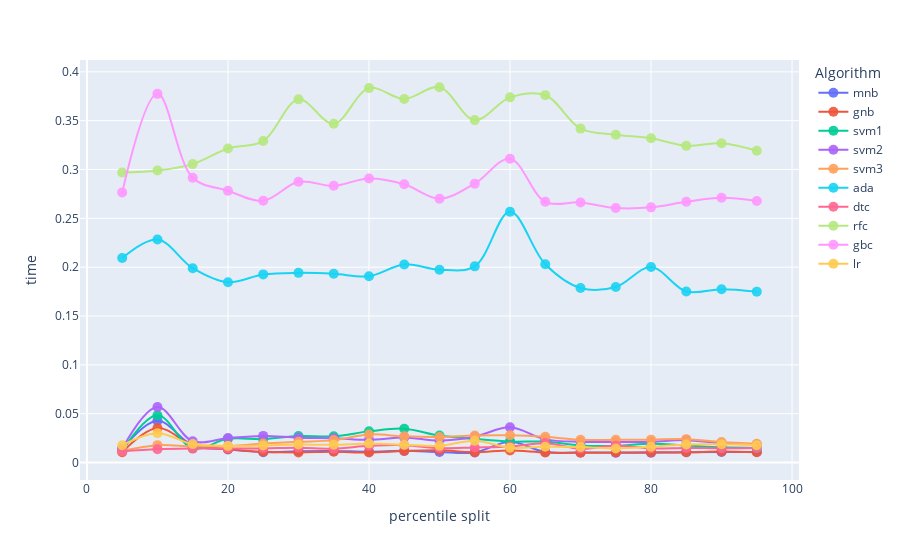

The notebook cell this image was saved under:
### Code cell
fig = px.line(pd.DataFrame(times_per_clf))
fig.update_layout(
    yaxis_title="time",
    xaxis_title="percentile split",
    legend_title_text='Algorithm'
)
fig.update_traces(line_traces)

fig.show()

### Figure 1 — Plotly figure (JSON) as saved in the notebook; plotly's stock layout.template omitted (floating-point values rounded to 4 significant figures)
{"data": [{"hovertemplate": "variable=mnb<br>index=%{x}<br>value=%{y}<extra></extra>", "legendgroup": "mnb", "line": {"color": "#636efa", "dash": "solid", "shape": "spline", "smoothing": 1}, "marker": {"opacity": 0.9, "size": 10}, "mode": "lines+markers", "name": "mnb", "orientation": "v", "showlegend": true, "type": "scatter", "x": [5, 10, 15, 20, 25, 30, 35, 40, 45, 50, 55, 60, 65, 70, 75, 80, 85, 90, 95], "xaxis": "x", "y": [0.01371, 0.04269, 0.01773, 0.01341, 0.01061, 0.01166, 0.01189, 0.01102, 0.01197, 0.01092, 0.01037, 0.02135, 0.01071, 0.01033, 0.01016, 0.01003, 0.01052, 0.01079, 0.01074], "yaxis": "y"}, {"hovertemplate": "variable=gnb<br>index=%{x}<br>value=%{y}<extra></extra>", "legendgroup": "gnb", "line": {"color": "#EF553B", "dash": "solid", "shape": "spline", "smoothing": 1}, "marker": {"opacity": 0.9, "size": 10}, "mode": "lines+markers", "name": "gnb", "orientation": "v", "showlegend": true, "type": "scatter", "x": [5, 10, 15, 20, 25, 30, 35, 40, 45, 50, 55, 60, 65, 70, 75, 80, 85, 90, 95], "xaxis": "x", "y": [0.01056, 0.03532, 0.01796, 0.01366, 0.01101, 0.01041, 0.01098, 0.01024, 0.01182, 0.01254, 0.01056, 0.01244, 0.01032, 0.01008, 0.01022, 0.01045, 0.01047, 0.01138, 0.01054], "yaxis": "y"}, {"hovertemplate": "variable=svm1<br>index=%{x}<br>value=%{y}<extra></extra>", "legendgroup": "svm1", "line": {"color": "#00cc96", "dash": "solid", "shape": "spline", "smoothing": 1}, "marker": {"opacity": 0.9, "size": 10}, "mode": "lines+markers", "name": "svm1", "orientation": "v", "showlegend": true, "type": "scatter", "x": [5, 10, 15, 20, 25, 30, 35, 40, 45, 50, 55, 60, 65, 70, 75, 80, 85, 90, 95], "xaxis": "x", "y": [0.01198, 0.04842, 0.01452, 0.0243, 0.02392, 0.02714, 0.02685, 0.03192, 0.03467, 0.0276, 0.02419, 0.02148, 0.02143, 0.01743, 0.0171, 0.01919, 0.0175, 0.01568, 0.01501], "yaxis": "y"}, {"hovertemplate": "variable=svm2<br>index=%{x}<br>value=%{y}<extra></extra>", "legendgroup": "svm2", "line": {"color": "#ab63fa", "dash": "solid", "shape": "spline", "smoothing": 1}, "marker": {"opacity": 0.9, "size": 10}, "mode": "lines+markers", "name": "svm2", "orientation": "v", "showlegend": true, "type": "scatter", "x": [5, 10, 15, 20, 25, 30, 35, 40, 45, 50, 55, 60, 65, 70, 75, 80, 85, 90, 95], "xaxis": "x", "y": [0.01418, 0.0568, 0.02176, 0.02514, 0.02727, 0.02544, 0.02491, 0.02322, 0.02566, 0.02252, 0.0265, 0.03608, 0.02374, 0.02123, 0.02114, 0.0211, 0.02295, 0.01963, 0.01853], "yaxis": "y"}, {"hovertemplate": "variable=svm3<br>index=%{x}<br>value=%{y}<extra></extra>", "legendgroup": "svm3", "line": {"color": "#FFA15A", "dash": "solid", "shape": "spline", "smoothing": 1}, "marker": {"opacity": 0.9, "size": 10}, "mode": "lines+markers", "name": "svm3", "orientation": "v", "showlegend": true, "type": "scatter", "x": [5, 10, 15, 20, 25, 30, 35, 40, 45, 50, 55, 60, 65, 70, 75, 80, 85, 90, 95], "xaxis": "x", "y": [0.01184, 0.01781, 0.01649, 0.01696, 0.01938, 0.02121, 0.02296, 0.02878, 0.02681, 0.02616, 0.02767, 0.02789, 0.02637, 0.02327, 0.02323, 0.02344, 0.02395, 0.0211, 0.01921], "yaxis": "y"}, {"hovertemplate": "variable=ada<br>index=%{x}<br>value=%{y}<extra></extra>", "legendgroup": "ada", "line": {"color": "#19d3f3", "dash": "solid", "shape": "spline", "smoothing": 1}, "marker": {"opacity": 0.9, "size": 10}, "mode": "lines+markers", "name": "ada", "orientation": "v", "showlegend": true, "type": "scatter", "x": [5, 10, 15, 20, 25, 30, 35, 40, 45, 50, 55, 60, 65, 70, 75, 80, 85, 90, 95], "xaxis": "x", "y": [0.2094, 0.2284, 0.199, 0.1846, 0.1926, 0.1942, 0.1933, 0.1907, 0.2028, 0.1975, 0.2008, 0.2567, 0.2029, 0.1786, 0.1797, 0.2002, 0.1751, 0.1775, 0.175], "yaxis": "y"}, {"hovertemplate": "variable=dtc<br>index=%{x}<br>value=%{y}<extra></extra>", "legendgroup": "dtc", "line": {"color": "#FF6692", "dash": "solid", "shape": "spline", "smoothing": 1}, "marker": {"opacity": 0.9, "size": 10}, "mode": "lines+markers", "name": "dtc", "orientation": "v", "showlegend": true, "type": "scatter", "x": [5, 10, 15, 20, 25, 30, 35, 40, 45, 50, 55, 60, 65, 70, 75, 80, 85, 90, 95], "xaxis": "x", "y": [0.0115, 0.01359, 0.01428, 0.01434, 0.01446, 0.01514, 0.01418, 0.01708, 0.0178, 0.01461, 0.01547, 0.01652, 0.01969, 0.01426, 0.01732, 0.0146, 0.01499, 0.01467, 0.01492], "yaxis": "y"}, {"hovertemplate": "variable=rfc<br>index=%{x}<br>value=%{y}<extra></extra>", "legendgroup": "rfc", "line": {"color": "#B6E880", "dash": "solid", "shape": "spline", "smoothing": 1}, "marker": {"opacity": 0.9, "size": 10}, "mode": "lines+markers", "name": "rfc", "orientation": "v", "showlegend": true, "type": "scatter", "x": [5, 10, 15, 20, 25, 30, 35, 40, 45, 50, 55, 60, 65, 70, 75, 80, 85, 90, 95], "xaxis": "x", "y": [0.2969, 0.299, 0.3055, 0.3215, 0.3291, 0.3718, 0.3469, 0.3833, 0.3723, 0.3842, 0.3506, 0.3738, 0.3761, 0.3419, 0.3356, 0.3319, 0.3242, 0.3269, 0.3193], "yaxis": "y"}, {"hovertemplate": "variable=gbc<br>index=%{x}<br>value=%{y}<extra></extra>", "legendgroup": "gbc", "line": {"color": "#FF97FF", "dash": "solid", "shape": "spline", "smoothing": 1}, "marker": {"opacity": 0.9, "size": 10}, "mode": "lines+markers", "name": "gbc", "orientation": "v", "showlegend": true, "type": "scatter", "x": [5, 10, 15, 20, 25, 30, 35, 40, 45, 50, 55, 60, 65, 70, 75, 80, 85, 90, 95], "xaxis": "x", "y": [0.2766, 0.3775, 0.2915, 0.2783, 0.2679, 0.2874, 0.2833, 0.2908, 0.2849, 0.2701, 0.2855, 0.311, 0.2669, 0.2663, 0.2606, 0.2613, 0.2669, 0.2711, 0.2677], "yaxis": "y"}, {"hovertemplate": "variable=lr<br>index=%{x}<br>value=%{y}<extra></extra>", "legendgroup": "lr", "line": {"color": "#FECB52", "dash": "solid", "shape": "spline", "smoothing": 1}, "marker": {"opacity": 0.9, "size": 10}, "mode": "lines+markers", "name": "lr", "orientation": "v", "showlegend": true, "type": "scatter", "x": [5, 10, 15, 20, 25, 30, 35, 40, 45, 50, 55, 60, 65, 70, 75, 80, 85, 90, 95], "xaxis": "x", "y": [0.01778, 0.03009, 0.01889, 0.01702, 0.01747, 0.01842, 0.01817, 0.01946, 0.01824, 0.0171, 0.02228, 0.01527, 0.01615, 0.01588, 0.01439, 0.01609, 0.01851, 0.01868, 0.01776], "yaxis": "y"}], "layout": {"legend": {"title": {"text": "Algorithm"}, "tracegroupgap": 0}, "margin": {"t": 60}, "xaxis": {"anchor": "y", "domain": [0, 1], "title": {"text": "percentile split"}}, "yaxis": {"anchor": "x", "domain": [0, 1], "title": {"text": "time"}}}}
